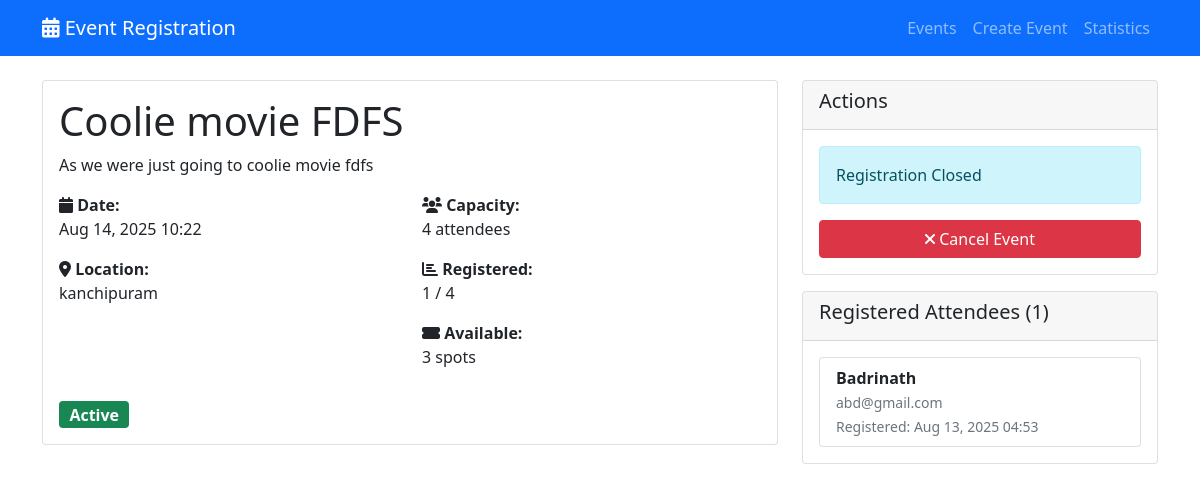
Page /event/4/ on the committed database.
### events/models.py (models this page shows, shortened)
class Event(models.Model):
    STATUS_CHOICES = [
        ('active', 'Active'),
        ('cancelled', 'Cancelled'),
        ('completed', 'Completed'),
    ]
    title = models.CharField(max_length=200)
    description = models.TextField()
    date = models.DateTimeField()
    location = models.CharField(max_length=200)
    capacity = models.PositiveIntegerField()
    status = models.CharField(max_length=10, choices=STATUS_CHOICES, default='active')
    created_at = models.DateTimeField(auto_now_add=True)
    updated_at = models.DateTimeField(auto_now=True)
    class Meta:
        ordering = ['-date']
    @property
    def registered_count(self):
        return self.registrations.filter(status='confirmed').count()
    @property
    def available_spots(self):
        return self.capacity - self.registered_count
    @property
    def is_full(self):
        return self.registered_count >= self.capacity
    @property
    def can_register(self):
        return (self.status == 'active' and
                not self.is_full and
                self.date > timezone.now())

class Registration(models.Model):
    STATUS_CHOICES = [
        ('confirmed', 'Confirmed'),
        ('cancelled', 'Cancelled'),
        ('waitlist', 'Waitlist'),
    ]
    event = models.ForeignKey(Event, on_delete=models.CASCADE, related_name='registrations')
    attendee_name = models.CharField(max_length=100)
    attendee_email = models.EmailField(validators=[EmailValidator()])
    phone_number = models.CharField(max_length=15, blank=True)
    status = models.CharField(max_length=10, choices=STATUS_CHOICES, default='confirmed')
    registered_at = models.DateTimeField(auto_now_add=True)
    class Meta:
        unique_together = ['event', 'attendee_email']
        ordering = ['-registered_at']

### events/views.py (the view)
# urls.py: path('event/<int:pk>/', views.event_detail, name='event_detail'),
def event_detail(request, pk):
    event = get_object_or_404(Event, pk=pk)
    registrations = event.registrations.filter(status='confirmed')
    context = {
        'event': event,
        'registrations': registrations,
        'can_register': event.can_register,
    }
    return render(request, 'events/event_detail.html', context)

### events/templates/events/event_detail.html (shortened to what this page needs)
{% extends 'base.html' %}
{% block content %}
<div class="row">
    <div class="col-lg-8">
        <div class="card">
            <div class="card-body">
                <h1 class="card-title">{{ event.title }}</h1>
                <p class="card-text">{{ event.description }}</p>
                <div class="row mt-3">
                    <div class="col-sm-6">
                        <p><strong><i class="fas fa-calendar"></i> Date:</strong><br>{{ event.date|date:"M d, Y H:i" }}</p>
                        <p><strong><i class="fas fa-map-marker-alt"></i> Location:</strong><br>{{ event.location }}</p>
                    </div>
                    <div class="col-sm-6">
                        <p><strong><i class="fas fa-users"></i> Capacity:</strong><br>{{ event.capacity }} attendees</p>
                        <p><strong><i class="fas fa-chart-bar"></i> Registered:</strong><br>{{ event.registered_count }} / {{ event.capacity }}</p>
                        <p><strong><i class="fas fa-ticket-alt"></i> Available:</strong><br>{{ event.available_spots }} spots</p>
                    </div>
                </div>
                <div class="mt-3">
                    <span class="badge bg-{% if event.status == 'active' %}success{% elif event.status == 'cancelled' %}danger{% else %}secondary{% endif %} fs-6">
                        {{ event.get_status_display }}
                    </span>
                </div>
            </div>
        </div>
    </div>
    <div class="col-lg-4">
        <div class="card">
            <div class="card-header">
                <h5>Actions</h5>
            </div>
            <div class="card-body">
                {% if can_register %}
                    <a href="{% url 'register_for_event' event.pk %}" class="btn btn-success btn-lg w-100 mb-2">
                        <i class="fas fa-user-plus"></i> Register Now
                    </a>
                {% else %}
                    {% if event.status == 'cancelled' %}
                        <div class="alert alert-danger">Event Cancelled</div>
                    {% elif event.is_full %}
                        <div class="alert alert-warning">Event Full</div>
                    {% else %}
                        <div class="alert alert-info">Registration Closed</div>
                    {% endif %}
                {% endif %}
                {% if event.status == 'active' %}
                    <form method="post" action="{% url 'cancel_event' event.pk %}" onsubmit="return confirm('Are you sure you want to cancel this event?');">
                        <button type="submit" class="btn btn-danger w-100">
                            <i class="fas fa-times"></i> Cancel Event
                        </button>
                    </form>
                {% endif %}
            </div>
        </div>
        {% if registrations %}
            <div class="card mt-3">
                <div class="card-header">
                    <h5>Registered Attendees ({{ registrations.count }})</h5>
                </div>
                <div class="card-body">
                    <div class="list-group">
                        {% for registration in registrations %}
                            <div class="list-group-item">
                                <strong>{{ registration.attendee_name }}</strong><br>
                                <small class="text-muted">{{ registration.attendee_email }}</small><br>
                                <small class="text-muted">Registered: {{ registration.registered_at|date:"M d, Y H:i" }}</small>
                            </div>
                        {% endfor %}
                    </div>
                </div>
            </div>
        {% endif %}
    </div>
</div>
{% endblock %}

### rows in the picture
Event: title "Coolie movie FDFS", description "As we were just going to coolie movie fdfs", date "Aug 14, 2025 10:22", location "kanchipuram", capacity "4", registered_count "1", available_spots "3", status "Active"
Registration: attendee_name "Badrinath", attendee_email "abd@gmail.com", registered_at "Aug 13, 2025 04:53"

### other values in the picture
{{ registrations.count }} "1"
